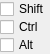
<?xml version="1.0" encoding="UTF-8"?>
<ui version="4.0">
 <class>ModifiersWidget</class>
 <widget class="QWidget" name="ModifiersWidget">
  <property name="enabled">
   <bool>true</bool>
  </property>
  <property name="geometry">
   <rect>
    <x>0</x>
    <y>0</y>
    <width>49</width>
    <height>54</height>
   </rect>
  </property>
  <property name="sizePolicy">
   <sizepolicy hsizetype="Expanding" vsizetype="Expanding">
    <horstretch>0</horstretch>
    <verstretch>0</verstretch>
   </sizepolicy>
  </property>
  <property name="minimumSize">
   <size>
    <width>0</width>
    <height>54</height>
   </size>
  </property>
  <property name="windowTitle">
   <string>Form</string>
  </property>
  <property name="locale">
   <locale language="English" country="UnitedStates"/>
  </property>
  <layout class="QVBoxLayout" name="verticalLayout">
   <property name="spacing">
    <number>0</number>
   </property>
   <property name="leftMargin">
    <number>0</number>
   </property>
   <property name="topMargin">
    <number>0</number>
   </property>
   <property name="rightMargin">
    <number>0</number>
   </property>
   <property name="bottomMargin">
    <number>0</number>
   </property>
   <item>
    <widget class="QCheckBox" name="shift">
     <property name="sizePolicy">
      <sizepolicy hsizetype="Expanding" vsizetype="Fixed">
       <horstretch>0</horstretch>
       <verstretch>0</verstretch>
      </sizepolicy>
     </property>
     <property name="text">
      <string>Shift</string>
     </property>
    </widget>
   </item>
   <item>
    <widget class="QCheckBox" name="ctrl">
     <property name="sizePolicy">
      <sizepolicy hsizetype="Expanding" vsizetype="Fixed">
       <horstretch>0</horstretch>
       <verstretch>0</verstretch>
      </sizepolicy>
     </property>
     <property name="text">
      <string>Ctrl</string>
     </property>
    </widget>
   </item>
   <item>
    <widget class="QCheckBox" name="alt">
     <property name="sizePolicy">
      <sizepolicy hsizetype="Expanding" vsizetype="Fixed">
       <horstretch>0</horstretch>
       <verstretch>0</verstretch>
      </sizepolicy>
     </property>
     <property name="text">
      <string>Alt</string>
     </property>
    </widget>
   </item>
  </layout>
 </widget>
 <resources/>
 <connections/>
</ui>
